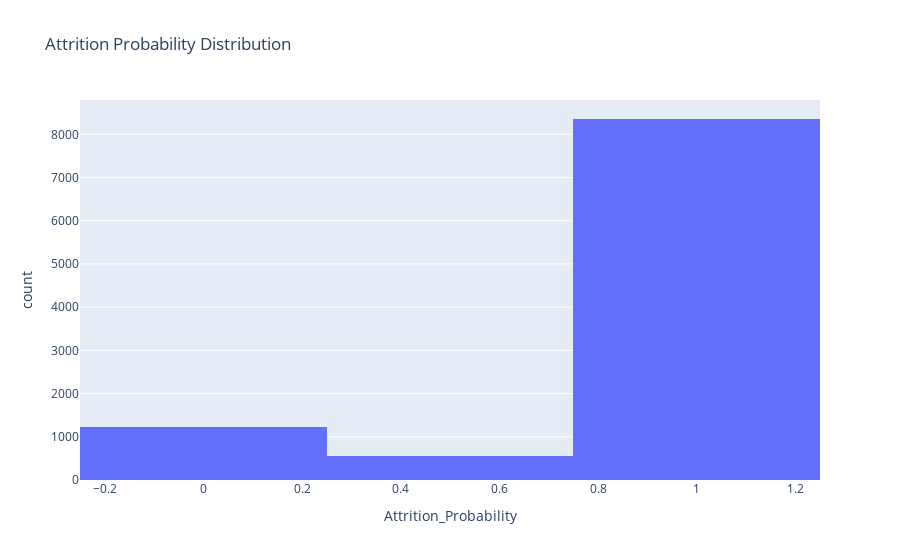

Notebook source saved alongside this figure:
### Code cell
# Histogram of attrition probability
fig = px.histogram(data_new, x='Attrition_Probability', title='Attrition Probability Distribution', nbins=5)
fig.show()

### Figure 1 — Plotly figure (JSON) as saved in the notebook; plotly's stock layout.template omitted (floating-point values rounded to 4 significant figures; data arrays with more than 128 entries replaced by an {"elided": "..."} marker saying what was removed)
{"data": [{"alignmentgroup": "True", "bingroup": "x", "hovertemplate": "Attrition_Probability=%{x}<br>count=%{y}<extra></extra>", "legendgroup": "", "marker": {"color": "#636efa", "pattern": {"shape": ""}}, "name": "", "nbinsx": 5, "offsetgroup": "", "orientation": "v", "showlegend": false, "type": "histogram", "x": {"elided": "10127 float values"}, "xaxis": "x", "yaxis": "y"}], "layout": {"barmode": "relative", "legend": {"tracegroupgap": 0}, "title": {"text": "Attrition Probability Distribution"}, "xaxis": {"anchor": "y", "domain": [0, 1], "title": {"text": "Attrition_Probability"}}, "yaxis": {"anchor": "x", "domain": [0, 1], "title": {"text": "count"}}}}
